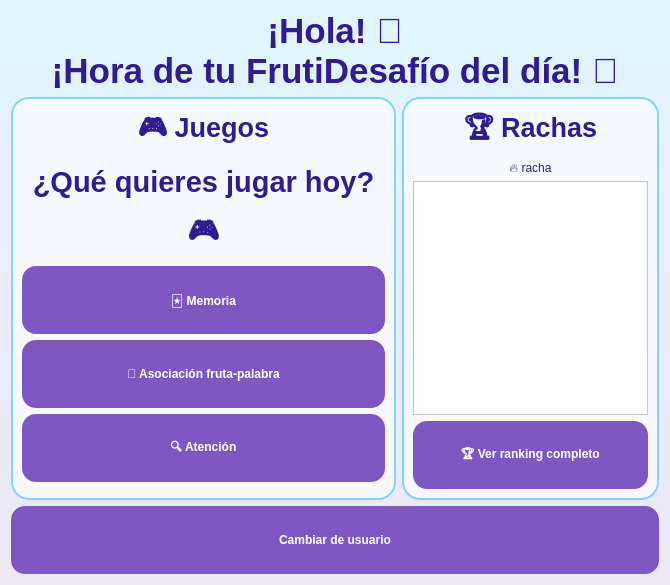
<?xml version="1.0" encoding="UTF-8"?><ui version="4.0"><class>Form</class><widget class="QWidget" name="Form"><property name="styleSheet"><string>#Form{background:qlineargradient(x1:0,y1:0,x2:0,y2:1,stop:0 #E1F5FE,stop:1 #EDE7F6);}QWidget{color:#311B92;}QLabel{background:transparent;}QFrame{background:transparent;}QPushButton{background:#7E57C2;color:white;border-radius:14px;padding:10px;min-height:48px;font-weight:bold;}QPushButton:hover{background:#673AB7;}QPushButton:disabled{background:#D1C4E9;color:#7a7a9a;}QTableWidget{background:white;gridline-color:#B3E5FC;}QHeaderView::section{background:#B39DDB;color:white;padding:6px;font-weight:bold;}</string></property><layout class="QVBoxLayout" name="v"><item><widget class="QLabel" name="lblSaludo"><property name="text"><string>¡Hola! 👋
¡Hora de tu FrutiDesafío del día! 🍓</string></property><property name="alignment"><set>Qt::AlignCenter</set></property><property name="wordWrap"><bool>true</bool></property><property name="styleSheet"><string>font-size:26pt;font-weight:bold;</string></property></widget></item><item><layout class="QHBoxLayout" name="cols" stretch="3,2"><item><widget class="QFrame" name="panelJuegos"><property name="styleSheet"><string>QFrame#panelJuegos{background:rgba(255,255,255,0.65);border:2px solid #81D4FA;border-radius:18px;}</string></property><layout class="QVBoxLayout" name="layJuegos"><item><widget class="QLabel" name="lblTituloJuegos"><property name="text"><string>🎮 Juegos</string></property><property name="alignment"><set>Qt::AlignCenter</set></property><property name="wordWrap"><bool>true</bool></property><property name="styleSheet"><string>font-size:20pt;font-weight:bold;border:none;</string></property></widget></item><item><widget class="QLabel" name="lblPregunta"><property name="text"><string>¿Qué quieres jugar hoy? 🎮</string></property><property name="alignment"><set>Qt::AlignCenter</set></property><property name="wordWrap"><bool>true</bool></property><property name="styleSheet"><string>font-size:22pt;font-weight:bold;</string></property></widget></item><item><widget class="QPushButton" name="btnMemoria"><property name="text"><string>🃏 Memoria</string></property></widget></item><item><widget class="QPushButton" name="btnAsociacion"><property name="text"><string>🍎 Asociación fruta-palabra</string></property></widget></item><item><widget class="QPushButton" name="btnAtencion"><property name="text"><string>🔍 Atención</string></property></widget></item><item><spacer name="espacioJuegos"><property name="orientation"><enum>Qt::Vertical</enum></property></spacer></item></layout></widget></item><item><widget class="QFrame" name="panelRachas"><property name="styleSheet"><string>QFrame#panelRachas{background:rgba(255,255,255,0.65);border:2px solid #81D4FA;border-radius:18px;}</string></property><layout class="QVBoxLayout" name="layRachas"><item><widget class="QLabel" name="lblTituloRachas"><property name="text"><string>🏆 Rachas</string></property><property name="alignment"><set>Qt::AlignCenter</set></property><property name="wordWrap"><bool>true</bool></property><property name="styleSheet"><string>font-size:20pt;font-weight:bold;border:none;</string></property></widget></item><item><widget class="QLabel" name="lblRacha"><property name="text"><string>🔥 racha</string></property><property name="alignment"><set>Qt::AlignCenter</set></property><property name="wordWrap"><bool>true</bool></property></widget></item><item><widget class="QTableWidget" name="tablaMiniRanking"/></item><item><widget class="QPushButton" name="btnRanking"><property name="text"><string>🏆 Ver ranking completo</string></property></widget></item></layout></widget></item></layout></item><item><widget class="QPushButton" name="btnCambiar"><property name="text"><string>Cambiar de usuario</string></property></widget></item></layout></widget></ui>
